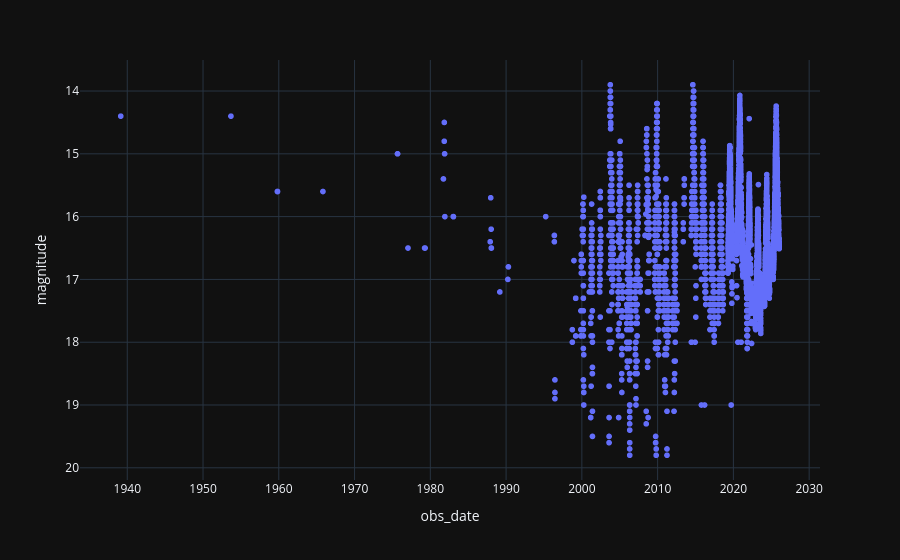

The cell this chart's notebook holds for it:
### Code cell
fig = px.scatter(mpc_obs_filtered_df, x='obs_date', y='magnitude', template= 'plotly_dark')
fig.update_yaxes(autorange="reversed")
fig.show()

### Figure 1 — Plotly figure (JSON) as saved in the notebook; plotly's stock layout.template omitted (floating-point values rounded to 4 significant figures; data arrays with more than 128 entries replaced by an {"elided": "..."} marker saying what was removed)
{"data": [{"hovertemplate": "obs_date=%{x}<br>magnitude=%{y}<extra></extra>", "legendgroup": "", "marker": {"color": "#636efa", "symbol": "circle"}, "mode": "markers", "name": "", "showlegend": false, "type": "scattergl", "x": {"elided": "7575 str values"}, "xaxis": "x", "y": {"elided": "7575 float values"}, "yaxis": "y"}], "layout": {"legend": {"tracegroupgap": 0}, "margin": {"t": 60}, "xaxis": {"anchor": "y", "domain": [0, 1], "title": {"text": "obs_date"}}, "yaxis": {"anchor": "x", "autorange": "reversed", "domain": [0, 1], "title": {"text": "magnitude"}}}}
